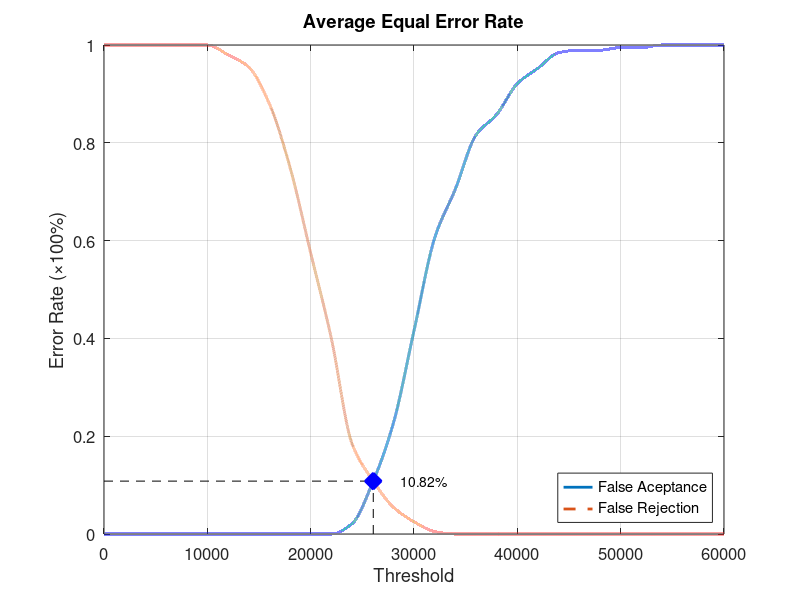
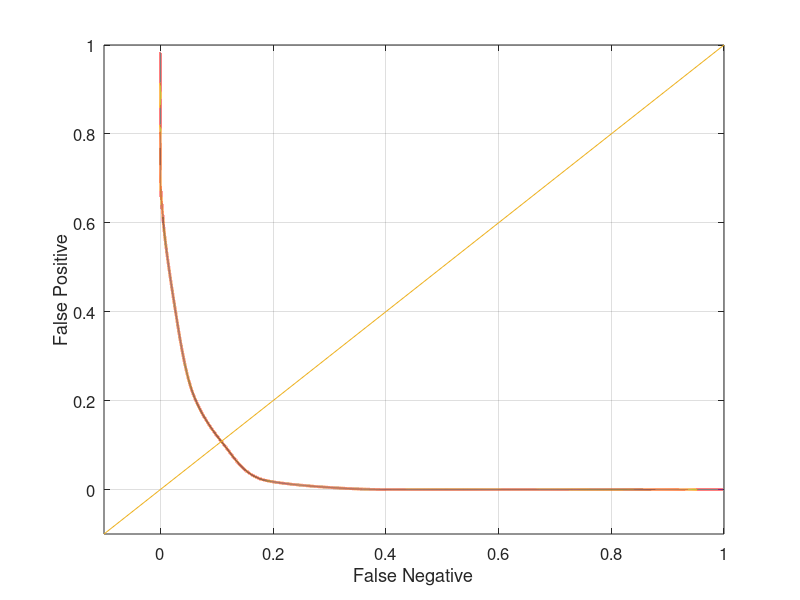

Reproduce these figures in MATLAB, in order.
function yEER = Database2_4
close all;
clear;
clc;
x = 0:2000:60000;
xq = 0:0.5:60000;

y0 = [0 0 0 0 0 0 0 0 0 0 0 0 0.0210526 0.105263 0.226316 0.415789 0.605263 0.705263 0.815789 0.857895 0.921053 0.952632 0.984211 0.989474 0.989474 0.994737 0.994737 1 1 1 1];
yy0 = interp1(x, y0, xq, 'pchip');
y1 = [1 1 1 1 1 1 0.98 0.955 0.88 0.75 0.575 0.4 0.185 0.11 0.055 0.025 0.005 0 0 0 0 0 0 0 0 0 0 0 0 0 0];
yy1 = interp1(x, y1, xq, 'pchip');

% Calculating EER: 
y2 = abs(y0 - y1);
find(y2 == min(y2))
yy2 = abs(yy0 - yy1);
xEER = find(yy2 == min(yy2));
xEERIndex = xq(xEER) % X-axis EER
yEER = yy0(xEER) % Y-axis EER

main = figure
plot(xq, yy0,'-','LineWidth', 2);	hold on
plot(xq, yy1,'--','LineWidth', 2);	hold on
plot([xEERIndex xEERIndex], [0 yEER], 'k--');	hold on
plot([0 xEERIndex], [yEER yEER], 'k--');	hold on
plot(xEERIndex, yEER, 'bx', 'LineWidth', 10);	hold on
text(xEERIndex + 10 * xEERIndex / 100, yEER, [num2str(round((10000 * yEER)) / 100) '%'])
legend('False Aceptance', 'False Rejection', 'Location', 'SouthEast')
xlabel('Threshold')
ylabel('Error Rate (\times100%)')
title('Average Equal Error Rate')
set(gca, 'FontSize', 12)
axis([0 60000 0 1])
grid on

print(main, 'Database2_4Main', '-dpng');
FNRxFPR = figure('Color', [1 1 1]);
plot(yy1, yy0, '-', yy1, yy0, 'LineWidth', 2);
hold on
y = -0.1:0.1:1
plot(y, y); 
set(gca, 'FontSize', 12)
xlabel('False Negative')
ylabel('False Positive')
axis([-0.1 1 -0.1 1])
set(gca, 'FontSize', 12)
grid on

print(FNRxFPR, 'Database2_4FNRxFPR','-dpng');
end
